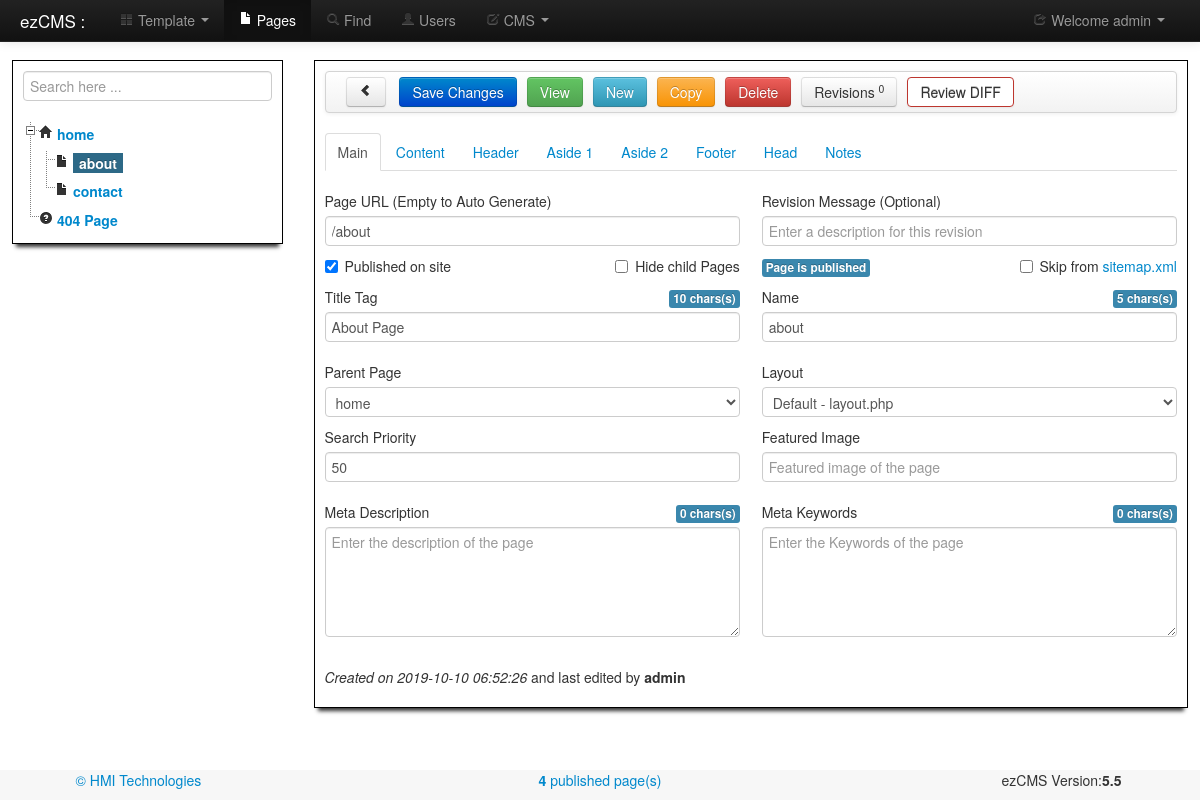
The page /pages.php?id=4 (signed in) on the database its author committed.
### tables this page shows
CREATE TABLE IF NOT EXISTS `users` (
  `id` int(8) NOT NULL AUTO_INCREMENT COMMENT 'id of user',
  `username` varchar(512) NOT NULL COMMENT 'name of user',
  `email` varchar(512) NOT NULL COMMENT 'email address of user',
  `passwd` varchar(512) NOT NULL COMMENT 'password has for the user',
  `active` tinyint(1) NOT NULL DEFAULT '0' COMMENT 'able to login',
  `editpage` tinyint(1) NOT NULL DEFAULT '0' COMMENT 'edit page',
  `delpage` tinyint(1) NOT NULL DEFAULT '0' COMMENT 'delete page',
  `edituser` tinyint(1) NOT NULL DEFAULT '0' COMMENT 'can administer other users',
  `deluser` tinyint(1) NOT NULL DEFAULT '0' COMMENT 'delete users',
  `editsettings` tinyint(1) NOT NULL DEFAULT '0' COMMENT 'edit settings',
  `editcont` tinyint(1) NOT NULL DEFAULT '0' COMMENT 'edit controller',
  `editlayout` tinyint(1) NOT NULL DEFAULT '0' COMMENT 'edit layout',
  `editcss` tinyint(1) NOT NULL DEFAULT '0' COMMENT 'edit css',
  `editjs` tinyint(1) NOT NULL DEFAULT '0' COMMENT 'edit js',
  `editor` TINYINT(1) NOT NULL DEFAULT '3' COMMENT 'cms editor type', 
  `cmtheme` VARCHAR(32) NOT NULL DEFAULT 'default' COMMENT 'code mirror theme', 
  `cmscolor` VARCHAR(8) NOT NULL DEFAULT '#FFFFFF' COMMENT 'cms background color',
  `createdon` timestamp NOT NULL DEFAULT CURRENT_TIMESTAMP COMMENT 'revision date and time',
  PRIMARY KEY (`id`),
  UNIQUE KEY `email` (`email`),
  KEY `passwd` (`passwd`)
);

CREATE TABLE IF NOT EXISTS `pages` (
  `id` int(16) NOT NULL AUTO_INCREMENT COMMENT 'id of page',
  `pagename` varchar(512) NOT NULL COMMENT 'name of page',
  `title` varchar(1024) NOT NULL COMMENT 'title of page',
  `keywords` varchar(1024) DEFAULT NULL COMMENT 'keywords for page',
  `description` varchar(1024) DEFAULT NULL COMMENT 'description of page',
  `maincontent` longtext COMMENT 'main content of page',
  `useheader` tinyint(1) DEFAULT NULL COMMENT 'true to use header else defaults',
  `headercontent` longtext COMMENT 'header content of page',
  `usefooter` tinyint(1) DEFAULT NULL COMMENT 'true to use footer else defaults',
  `footercontent` longtext COMMENT 'footer content of page',
  `useside` tinyint(1) DEFAULT NULL COMMENT 'true to use aside else defaults',
  `sidecontent` longtext COMMENT 'side content of page',
  `published` tinyint(1) DEFAULT NULL COMMENT 'true if pulished on site',
  `parentid` int(16) DEFAULT NULL COMMENT 'id of parent page',
  `place` int(8) NOT NULL DEFAULT '0' COMMENT 'position of the page',
  `url` varchar(900) NOT NULL COMMENT 'the seo friendly url',
  `sidercontent` longtext COMMENT 'right aside content',
  `usesider` tinyint(1) DEFAULT '0' COMMENT 'true to use aside else defaults',
  `head` text NOT NULL COMMENT 'contents of custom head',
  `notes` text NOT NULL COMMENT 'contents of internal notes',
  `layout` text COMMENT 'name of the layout file for this page',
  `nositemap` tinyint(1) NOT NULL DEFAULT '0' COMMENT 'true to skip in sitemap',
  `priority` INT(3) NOT NULL DEFAULT '50' COMMENT 'search priority', 
  `img` VARCHAR(512) NULL DEFAULT NULL COMMENT 'featured image', 
  `createdby` int(16) NOT NULL DEFAULT '1' COMMENT 'id of the user made this page',
  `createdon` timestamp NOT NULL DEFAULT CURRENT_TIMESTAMP COMMENT 'creation date and time',
  PRIMARY KEY (`id`),
  UNIQUE KEY `url` (`url`),
  KEY `published` (`published`),
  KEY `createdby` (`createdby`),
  KEY `place` (`place`)
);

### pages.php (the view, shortened to what the rows shown need)
<?php
require_once ("class/pages.class.php");
$cms = new ezPages();
?><!DOCTYPE html><html lang="en"><head>
	<?php include('include/head.php'); ?>
</head><body>
<div id="wrap">
	<?php include('include/nav.php'); ?>
	<div class="container">
		<div id="editBlock" class="row-fluid">
			<div class="span3 white-boxed">
				<?php echo $cms->treehtml; ?>
			</div>
			<div class="span9 white-boxed">
				<form id="frmPage" action="" method="post" enctype="multipart/form-data">
			    <div class="tabbable tabs-top">
				<div class="tab-content">
				  <div class="tab-pane active" id="d-main">
						<div class="row">
							<div class="span6">
							  <div class="control-group <?php if ( ($cms->id == 1) || ($cms->id == 2) ) echo 'muted';?>">
								<div class="controls">
									<input type="text" id="txtURL" name="url"
										placeholder="Enter the URL of the page"
										title="Enter the URL of the page here. Empty to auto generate."
										data-toggle="tooltip" <?php if ( ($cms->id == 1) || ($cms->id == 2) ) echo 'readonly';?>
										value="<?php echo $cms->page['url']; ?>"
										data-placement="top" minlength="2"
										class="input-block-level tooltipme2"><br>
										<label class="checkbox" <?php if ($cms->id < 3) echo 'style="display:none"';?>>
										  <input id="ckpublished" name="published" type="checkbox"
										  	<?php echo $cms->page['publishedCheck']; ?>>Published on site
										  	<label class="checkbox checkRight">
											</label>
										</label>
								</div>
							  </div>
							</div>
						</div>
						<div class="row">
							<div class="span6">
							  <div class="control-group">
								<div class="controls">
									<input type="text" id="txtTitle" name="title"
										placeholder="Enter the title of the page"
										title="Enter the full title of the page here."
										data-toggle="tooltip"
										value="<?php echo $cms->page['title']; ?>"
										data-placement="top" minlength="2"
										class="input-block-level tooltipme2 countme2" required>
								</div>
							  </div>
							</div>
							<div class="span6">
							  <div class="control-group">
								<div class="controls">
									<input type="text" id="txtName" name="pagename"
										placeholder="Enter the name of the page"
										title="Enter the full name of the page here."
										data-toggle="tooltip"
										value="<?php echo $cms->page['pagename']; ?>"
										data-placement="top" minlength="2"
										class="input-block-level tooltipme2 countme2" required>
								</div>
							  </div>
							</div>
						</div>
						<div class="row">
							<div class="span6">
							  <div class="control-group">
								<div class="controls"><?php echo $cms->ddOptions; ?></div>
							  </div>
							</div>
						</div>
						<div class="row">
							<div class="span6">
							  <div class="control-group">
								<div class="controls">
									<input type="number" id="txtsprio"
										name="priority" min="0" max="100"
										placeholder="Search priority 0 - 100"
										title="Seach Priority of the page"
										data-toggle="tooltip"
										value="<?php echo $cms->page['priority']; ?>"
										data-placement="top" minlength="2"
										class="input-block-level tooltipme2"
										required>
								</div>
							  </div>
							</div>
						</div>
				  </div>
				</div>
				</div>
			  	</form>
			  	<?php echo $cms->createdText; ?>
			</div>
		</div>
	</div>
	<br><br>
</div>
</body></html>

### class/pages.class.php (shortened to what the rows shown need)
<?php
require_once ("ezcms.class.php");
class ezPages extends ezCMS {
	public $id = 1;
	public $treehtml = '';
	public $ddOptions = '';
	public $page;
	private $childIDS = array();
	public function __construct () {
		parent::__construct();
		if (isset($_GET['id'])) $this->id = $_GET['id'];
		if ($this->id <> 'new' ) {
			$this->page = $this->query('SELECT * FROM `pages` WHERE `id` = '.intval($this->id).' LIMIT 1')
				 ->fetch(PDO::FETCH_ASSOC);
			$this->createdText = '<div class="clearfix"></div><p><em>Created on '.
				$this->page['createdon'].'</em> and last edited by <strong>'.
				$this->chkTableForVal('users', 'id', 'username', $this->page['createdby'])
				.'</strong></p>';
		}
		$this->getChildIDS($this->id);
		if ($this->id != 'new') $this->getRevisions();
		$this->buildTree();
		if ( ($this->id > 2) || ($this->id == 'new') ) $this->ddOptions =
			'<select id="slparentid" name="parentid" class="input-block-level">'.$this->ddOptions.'</select>';
		else $this->ddOptions = '<div class="alert alert-info slRootMsg">Root</div>';
	}
	private function getRevisions() {
		$results = $this->query("SELECT git_pages.*,users.username
				FROM git_pages LEFT JOIN users ON git_pages.createdby = users.id
				WHERE git_pages.page_id = ".intval($this->id)." ORDER BY git_pages.id DESC")->fetchAll(PDO::FETCH_ASSOC);
	}
	private function setPageVariables() {
		$this->page['keywords'] = htmlspecialchars($this->page["keywords"]);
		$this->page['description'] = htmlspecialchars($this->page["description"]);
		$this->page['maincontent'] = htmlspecialchars($this->page["maincontent"]);
		$this->page['headercontent'] = htmlspecialchars($this->page["headercontent"]);
		$this->page['sidecontent'] = htmlspecialchars($this->page["sidecontent"]);
		$this->page['sidercontent'] = htmlspecialchars($this->page["sidercontent"]);
		$this->page['footercontent'] = htmlspecialchars($this->page["footercontent"]);
		$this->page['head'] = htmlspecialchars($this->page["head"]);
		$this->page['notes'] = htmlspecialchars($this->page["notes"]);
	}
	private function setOptions($itm, $msgOn, $mgsOff) {
		$this->page[$itm.'Check'] = '';
		$this->page[$itm.'Msg'] = '<span class="label label-important">'.$mgsOff.'</span>';
		if ($this->page[$itm]) {
			$this->page[$itm.'Check'] = 'checked';
			$this->page[$itm.'Msg'] = '<span class="label label-info">'.$msgOn.'</span>';
		}
	}
	private function buildTree($parentid = 0) {
		static $nestCount;
		$treeSQL = $this->prepare(
			"SELECT `id`, `title`, `pagename`, `url`, `published`, `description`, `hidechildpages`
			FROM  `pages` WHERE `parentid` = ? order by place");
		$treeSQL->execute( array($parentid) );
		if ($treeSQL->rowCount()) {
			$nestCount += 1;
			if ($nestCount == 1) $this->treehtml .= '<ul id="left-tree">'; else $this->treehtml .=  '<ul>';
			while ($entry = $treeSQL->fetch()) {
				$action = '<i class="icon-file"></i>';
				if ($entry['id']==1) $action = '<i class="icon-home"></i>';
				if ($entry['id']==2) $action = '<i class="icon-question-sign"></i> ';
				$myclass = ($entry["id"] == $this->id) ? 'label label-info' : '';
				$myPub   = ($entry["published"]) ? '' : ' <i class="icon-ban-circle" title="Page is not published"></i>';
				$this->treehtml .= '<li data-id="'.$entry['id'].'">'.$action.' <a href="pages.php?id='.$entry['id'].
							'" class="'.$myclass.'" title="'.$entry["title"].'">'.$entry["pagename"].'</a>'.$myPub;
				$isSel = '';
				if  ( ($entry['id'] != 2) && !(in_array($entry['id'], $this->childIDS)) ){
					if ($this->page['parentid'] == $entry['id']) $isSel = 'selected';
					$this->ddOptions .= '<option value="' . $entry['id'] . '" '.$isSel.'>'.
						str_repeat(' - ',$nestCount - 1) . $entry['pagename'].'</option>';
				}
				if (!$entry['hidechildpages']) $this->buildTree($entry['id']);
				$this->treehtml .= '</li>';
			}
			$this->treehtml .= '</ul>';
		}
	}
	private function getChildIDS($id) {
		$id = intval($id);
		array_push($this->childIDS, $id);
		foreach ($this->query("SELECT `id` FROM `pages` WHERE `parentid` = '$id'") as $entry)
			if ($id >2) $this->getChildIDS($entry['id']);
	}
}
?>

### include/nav.php (shortened to what the rows shown need)
<div class="navbar navbar-inverse navbar-fixed-top">
  <div class="navbar-inner">
	<div class="container-fluid">
	  <div class="nav-collapse collapse">
		<ul class="nav pull-right">
			<li class="dropdown">
				<a href="#" class="dropdown-toggle" data-toggle="dropdown"><i class="icon-share"></i>
					Welcome <?php echo $cms->usr['username']; ?> <b class="caret"></b></a>
			</li>
		</ul>
	  </div>
	</div>
  </div>
</div>

### rows shown on the page
users: username "admin"
pages: pagename "home", parentid "home"
pages: pagename "about", url "/about", title "About Page", priority "50", createdon "2019-10-10 06:52:26", createdby.username "admin"
pages: pagename "contact"
pages: pagename "404 Page"

### other values the page prints
$this->revs['cnt'] "0"
$msgOn "Page is published"
$stats['ispublished'] "4"
